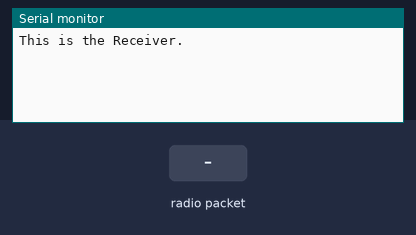
A sketch run on a simulated Arduino Uno, built with avr-gcc and run on an emulated ATmega328P. Parts: the last lines printed to the serial monitor. The inputs (shaded band) are chosen by the test bench. No radio packets arrive unless stated.

Above: at 3.2 s.
3.3 s: radio packet "1" arrives
At 4.0 s:
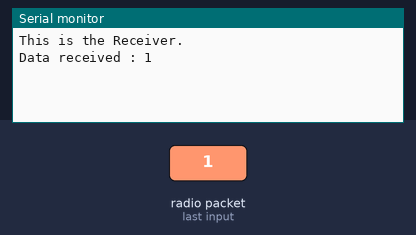
4.8 s: radio packet "0" arrives
At 5.2 s:
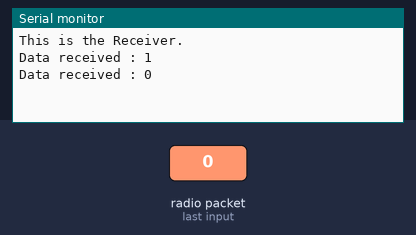
6.3 s: radio packet "2" arrives
At 7.5 s:
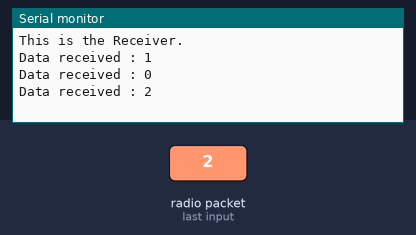

The sketch:

receiver.ino
```cpp
//>>>>>>>>>>>>>>>>>>>>>>>>>>>>>>>>>>>>>>>>>>>>>>>>>>>>>>>>>>>>>>>>>>>>>>>>>>>>>>>>>>>>>>>>> 02_nRF24L01_Test_Receive

// Code source : https://forum.arduino.cc/t/simple-nrf24l01-2-4ghz-transceiver-demo/405123/2 (By Robin2).

//----------------------------------------Including the libraries.
#include <SPI.h>
#include <nRF24L01.h>
#include <RF24.h>
//----------------------------------------

// Defines CE and CSN PINs.
#define CE_PIN  9
#define CSN_PIN 10

// Address through which two modules communicate.
const byte Pipe_Address[6] = "00001";

// Variables to hold the data to be received.
// this must match "dataToSend" in the sender.
char dataReceived[32] = "";

// Variables to detect new incoming data.
bool newData = false;

// Create an RF24 object as a radio, while also setting the CE and CSN PINs.
RF24 radio(CE_PIN, CSN_PIN);

//________________________________________________________________________________VOID SETUP()
void setup() {
  // put your setup code here, to run once:

  Serial.begin(115200);
  Serial.println();
  delay(2000);

  Serial.println("This is the Receiver.");

  // initialize the radio object.
  radio.begin();

  // set the Power Amplifier level.
  // Use "RF24_PA_MIN" or "RF24_PA_LOW" if the distance between nRF24L01 modules is close to each other.
  // Use "RF24_PA_HIGH" or "RF24_PA_MAX" if the distance between nRF24L01 modules is far from each other.
  // For more details, see here : https://github.com/nRF24/RF24/blob/master/RF24.h#L26C1-L26C1
  radio.setPALevel(RF24_PA_LOW);

  // Set the transmission datarate.
  radio.setDataRate(RF24_250KBPS);

  // Set the address to receive data from the sender. The sender must use the same address.
  radio.openReadingPipe(0, Pipe_Address);

  // Set the nRF24L01 module as the receiver.
  radio.startListening();
}
//________________________________________________________________________________

//________________________________________________________________________________VOID LOOP()
void loop() {
  // put your main code here, to run repeatedly:

  // Calling the receive_Data() subroutine.
  receive_Data();

  // Calling the show_Data() subroutine.
  show_Data();
}
//________________________________________________________________________________

//________________________________________________________________________________receive_Data()
// Subroutine for receiving data.
void receive_Data() {
  if (radio.available()) {
    radio.read(&dataReceived, sizeof(dataReceived));
    newData = true;
  }
}
//________________________________________________________________________________

//________________________________________________________________________________show_Data()
// Subroutine for printing the received data to the serial monitor (serial communication).
void show_Data() {
  if (newData == true) {
    Serial.print("Data received : ");
    Serial.println(dataReceived);
    newData = false;
  }
}
//________________________________________________________________________________
//<<<<<<<<<<<<<<<<<<<<<<<<<<<<<<<<<<<<<<<<<<<<<<<<<<<<<<<<<<<<<<<<<<<<<<<<<<<<<<<<<<<<<<<<<
```

Measured:
- after the input at 3.3 s, the serial monitor: prints a new line at once (image 1)
- after the input at 4.8 s, the serial monitor: prints a new line at once (image 2)
- after the input at 6.3 s, the serial monitor: prints a new line at once (image 3)
